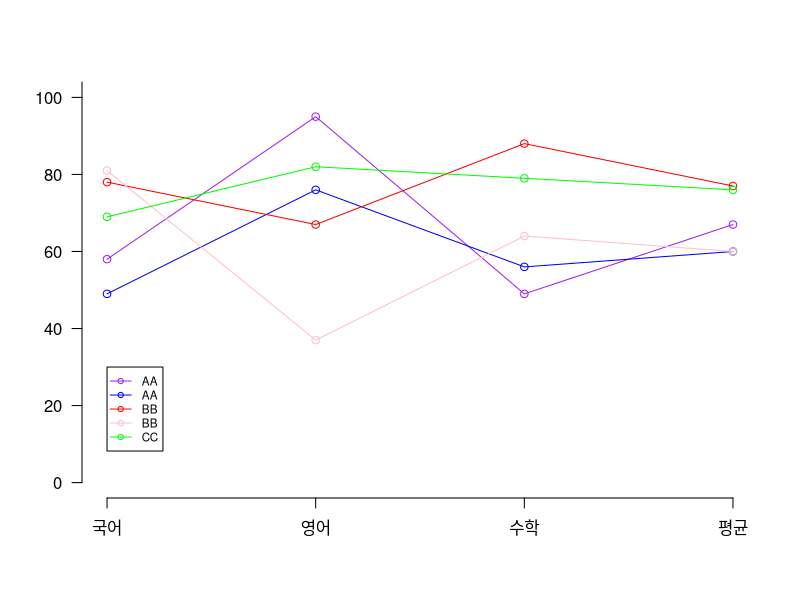
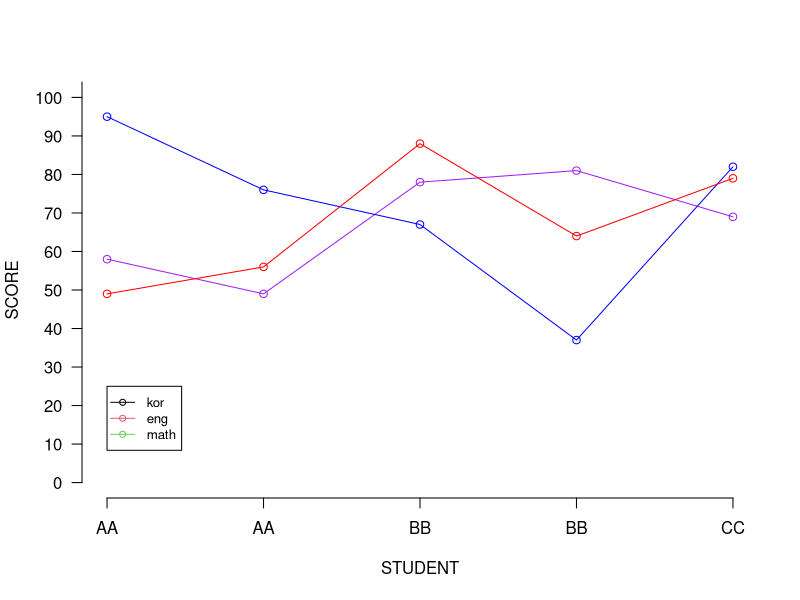

These figures' R source, in order:
grade <- function(name,kor,eng,math){
  return (list(name = name,sum = sum(c(kor,eng,math)),mean = mean(c(kor,eng,math)) %/% 1,grade = if(mean(c(kor,eng,math))<50) "F" else
    switch(
      toString(mean(c(kor,eng,math)) %/% 10),
      "10" = "A",
      "9" = "A",
      "8" = "B",
      "7" = "C",
      "6" = "D",
      "5" = "E" )))
}

name_list <- c()
kor_list <- c()
eng_list <- c()
math_list <- c()
sum_list <- c()
avg_list <- c()
grade_list <- c()

for(i in 1:5)
{
  kor <- sample(35:100,1,replace = TRUE)
  eng <- sample(35:100,1,replace = TRUE)
  math <- sample(35:100,1,replace = TRUE)
  x <- grade(sample(c("AA","BB","CC","DD","EE"),1,replace = FALSE),kor,eng,math)
  name_list[i] <- x$name
  kor_list[i] <- kor
  eng_list[i] <- eng
  math_list[i] <- math
  sum_list[i] <- x$sum
  avg_list[i] <- x$mean
  grade_list[i] <- x$grade
}

grade.data <- data.frame(
  g_name = name_list,
  g_kor = kor_list,
  g_eng = eng_list,
  g_math = math_list,
  g_sum = sum_list,
  g_avg = avg_list,
  g_grade = grade_list,
  stringsAsFactors = FALSE
)
print(grade.data)

res <- data.frame(grade.data$g_name,grade.data$g_sum)
print(res)

#pie(grade.data$g_avg,paste(grade.data$g_name,"(",(grade.data$g_avg/sum(c(grade.data$g_avg)))%/%0.01,"%)"))
#barplot(grade.data$g_avg,names.arg = paste(grade.data$g_name,"\n(", grade.data$g_avg,"점)"),xlab = "평균",ylab = "점수")

# 과목별 학생 점수
plot(c(grade.data[1,2],grade.data[1,3],grade.data[1,4],grade.data[1,6]), type="o", col="purple", ylim=range(0,100), axes=FALSE, ann=FALSE)
axis(1, at=1:4,c("국어","영어","수학","평균"))
axis(2, las=1, at=20*0:100) 
lines(c(grade.data[2,2],grade.data[2,3],grade.data[2,4],grade.data[2,6]), type = "o", col = "blue")
lines(c(grade.data[3,2],grade.data[3,3],grade.data[3,4],grade.data[3,6]), type = "o", col = "red")
lines(c(grade.data[4,2],grade.data[4,3],grade.data[4,4],grade.data[4,6]), type = "o", col = "pink")
lines(c(grade.data[5,2],grade.data[5,3],grade.data[5,4],grade.data[5,6]), type = "o", col = "green")
legend(1,30, c(grade.data[1,1],grade.data[2,1],grade.data[3,1],grade.data[4,1],grade.data[5,1]), cex=0.7, col=c("purple","blue","red","pink","green"),pch=21 ,lty=1:1)

# 학생별 과목 점수
plot(grade.data$g_kor, type="o", col="purple", ylim=range(0,100), xlab = "STUDENT", ylab = "SCORE" , axes=FALSE)
lines(grade.data$g_eng, type = "o", col = "blue")
lines(grade.data$g_math, type = "o", col = "red")
axis(1, at=1:5,grade.data$g_name)
axis(2, las=1, at=10*0:100)
legend(1,25,c("kor","eng","math"), cex = 0.8, col = c(1,2,3),pch=21 ,lty=1:1)



##Create the data frame.
emp.data <- data.frame(
  emp_id = c (1:5), 
  emp_name = c("Rick","Dan","Michelle","Ryan","Gary"),
  salary = c(623.3,515.2,611.0,729.0,843.25), 
  
  start_date = as.Date(c("2012-01-01", "2013-09-23", "2014-11-15", "2014-05-11",
                         "2015-03-27")),
  stringsAsFactors = FALSE
)
# Print the data frame.			
print(emp.data) 










